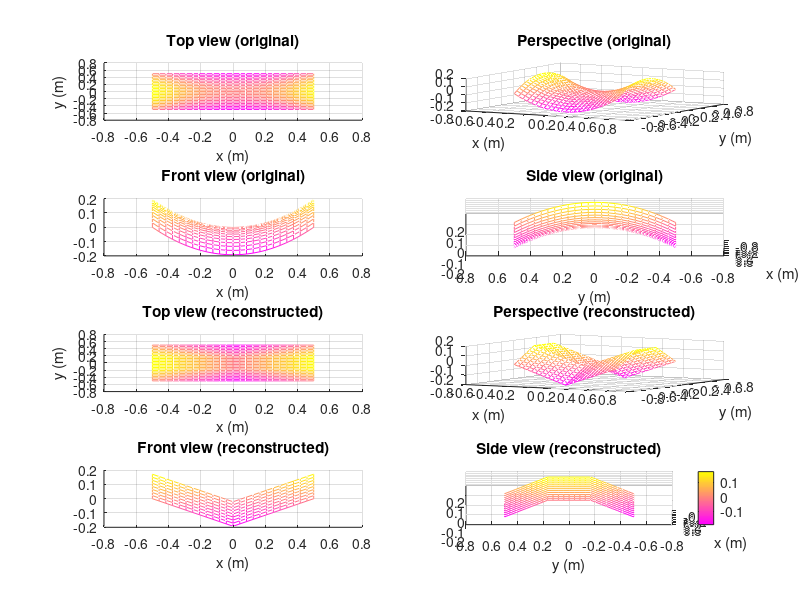

MATLAB code for this plot:
%Lily Shellhammer
%This program prints a surface, shows different views, interpolates it, and
%prints views iwth the interpolated surface.
clear
clc
%Declare x and y values
xN = linspace(-0.5, 0.5, 25);
yN = linspace(-0.5, 0.5, 25);
k = 0.77;
%create a mesh grid of the x,y values
[XN, YN] = meshgrid (xN,yN);
%calculate Z points
Z = k*(XN.^2-YN.^2);

%Array of degrees to shift the view of the graph for each subplot
degr = [0 90; 30 30; 0 0; 90 200; 0 90; 30 20; 0 0; 90 200];
titles = {'Top view (original)', 'Perspective (original)', 'Front view (original)','Side view (original)', 'Top view (reconstructed)', 'Perspective (reconstructed)', 'Front view (reconstructed)', 'Side view (reconstructed)'};
for i = 1:4
    subplot(4,2, i);
    mesh(XN, YN, Z);
    view(degr(i,1), degr(i,2));
    title(titles(i));
    xlabel('x (m)');
    ylabel('y (m)');
end

%new x,y points (only a few)
x = linspace(-0.5, 0.5, 3);
y = linspace(-0.5, 0.5, 4);
for i = 5:8
    subplot(4,2, i);
    %create mesh of new x, y points
    [X, Y] = meshgrid(x,y);
    %new Z calculations
    Z = k*(X.^2-Y.^2);
    Z = interp2(X, Y, Z, XN, YN, 'linear');
    mesh(XN, YN, Z);
    view(degr(i,1), degr(i,2));
    title(titles(i));
    xlabel('x (m)');
    ylabel('y (m)');
end
colorbar
colormap spring